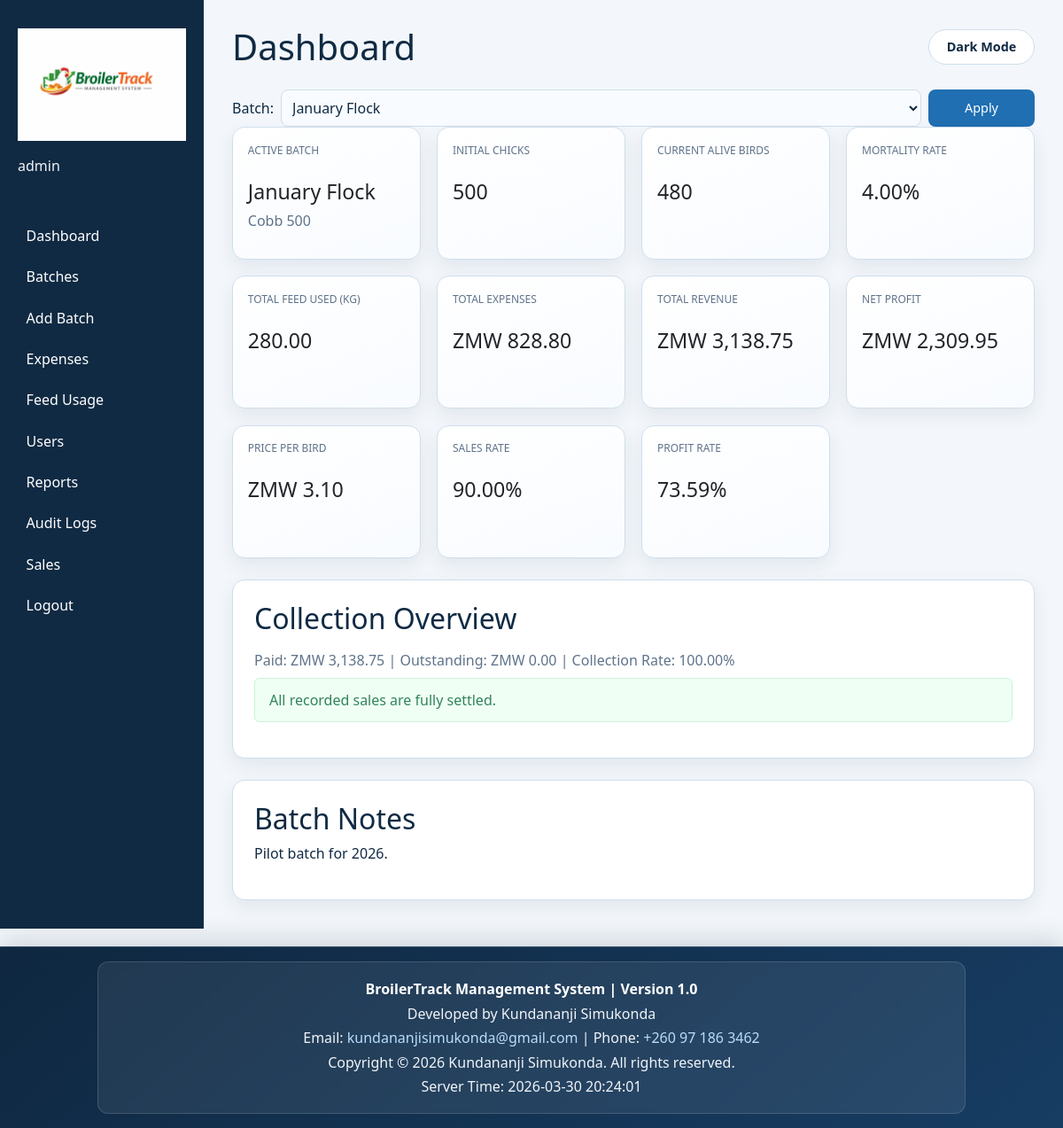
/dashboard.php (signed in), run on the app's committed database.
### tables this page shows
CREATE TABLE IF NOT EXISTS batches (
    batch_id INT AUTO_INCREMENT PRIMARY KEY,
    batch_name VARCHAR(120) NOT NULL,
    breed VARCHAR(80) NOT NULL,
    start_date DATE NOT NULL,
    expected_harvest_date DATE NOT NULL,
    initial_chicks INT UNSIGNED NOT NULL,
    chick_cost DECIMAL(10,2) UNSIGNED NOT NULL,
    total_chick_cost DECIMAL(12,2) UNSIGNED NOT NULL,
    current_alive INT UNSIGNED NOT NULL DEFAULT 0,
    mortality_count INT UNSIGNED NOT NULL DEFAULT 0,
    notes TEXT NULL,
    created_at TIMESTAMP DEFAULT CURRENT_TIMESTAMP,
    INDEX idx_batches_start_date (start_date),
    CONSTRAINT chk_batches_initial_chicks_positive CHECK (initial_chicks > 0),
    CONSTRAINT chk_batches_chick_cost_positive CHECK (chick_cost > 0),
    CONSTRAINT chk_batches_total_chick_cost_non_negative CHECK (total_chick_cost >= 0),
    CONSTRAINT chk_batches_alive_mortality_bounds CHECK (current_alive + mortality_count <= initial_chicks)
);

### dashboard.php (called while the page is built, shortened)
<?php
require_once __DIR__ . '/config/bootstrap.php';
require_once __DIR__ . '/controllers/DashboardController.php';
$pdo = app_db();
$dashboardController = new DashboardController($pdo);
$selectedBatchId = isset($_GET['batch_id']) ? (int)$_GET['batch_id'] : null;
$metrics = $dashboardController->getMetrics($selectedBatchId);
$batches = $dashboardController->listBatches();
$isSalesperson = current_user_role() === 'salesperson';
$collectionSummary = [
    'revenue_total' => 0.0,
    'paid_total' => 0.0,
    'balance_total' => 0.0,
    'balance_count' => 0,
];
$overdueBalances = [];
if ($isSalesperson && $metrics['batch'] !== null) {
    $batchId = (int)$metrics['batch']['batch_id'];
    $recentSales = $dashboardController->recentSales($batchId, 8);
    $collectionSummary = $dashboardController->collectionSummary($batchId);
    $overdueBalances = $dashboardController->overdueBalances($batchId, 7, 6);
} elseif ($metrics['batch'] !== null) {
    $batchId = (int)$metrics['batch']['batch_id'];
    $collectionSummary = $dashboardController->collectionSummary($batchId);
    $overdueBalances = $dashboardController->overdueBalances($batchId, 7, 6);
}
include __DIR__ . '/views/layout_header.php';
include __DIR__ . ($isSalesperson ? '/views/sales_dashboard.php' : '/views/dashboard.php');
include __DIR__ . '/views/layout_footer.php';

### controllers/DashboardController.php (called while the page is built, shortened)
<?php
require_once __DIR__ . '/../models/Dashboard.php';
require_once __DIR__ . '/../models/Batch.php';
class DashboardController
{
    private Dashboard $dashboard;
    private Batch $batchModel;
    public function __construct(PDO $pdo)
    {
        $this->dashboard = new Dashboard($pdo);
        $this->batchModel = new Batch($pdo);
    }
    public function getMetrics(?int $batchId = null): array
    {
        return $this->dashboard->getMetrics($batchId);
    }
    public function listBatches(): array
    {
        return $this->batchModel->all();
    }
    public function collectionSummary(int $batchId, ?int $createdBy = null): array
    {
        return $this->dashboard->collectionSummary($batchId, $createdBy);
    }
}

### models/Dashboard.php (called while the page is built, shortened)
<?php
class Dashboard
{
    private PDO $pdo;
    public function __construct(PDO $pdo)
    {
        $this->pdo = $pdo;
    }
    public function getMetrics(?int $batchId = null): array
    {
        $batch = $this->resolveBatch($batchId);
        $batchId = (int)$batch['batch_id'];
        $expenseTotal = $this->scalar('SELECT COALESCE(SUM(total_cost), 0) FROM expenses WHERE batch_id = :batch_id AND is_deleted = 0', $batchId);
        $feedTotals = $this->row('SELECT COALESCE(SUM(feed_kg), 0) AS feed_kg, COALESCE(SUM(total_cost), 0) AS feed_cost FROM feed_usage WHERE batch_id = :batch_id AND is_deleted = 0', $batchId);
        $salesTotals = $this->row('SELECT COALESCE(SUM(total_revenue), 0) AS revenue, COALESCE(SUM(birds_sold), 0) AS birds_sold FROM sales WHERE batch_id = :batch_id AND is_deleted = 0', $batchId);
        $latestPricePerBird = $this->scalar('SELECT price_per_bird FROM sales WHERE batch_id = :batch_id AND is_deleted = 0 ORDER BY date DESC, sale_id DESC LIMIT 1', $batchId);
        $chickCost = (float)$batch['total_chick_cost'];
        $totalExpenses = $chickCost + $expenseTotal + $feedTotals['feed_cost'];
        $totalRevenue = $salesTotals['revenue'];
        $birdsSold = (int)$salesTotals['birds_sold'];
        $mortalityRate = ((int)$batch['initial_chicks'] > 0)
            ? ((int)$batch['mortality_count'] / (int)$batch['initial_chicks']) * 100
            : 0.0;
        $salesRate = ((int)$batch['initial_chicks'] > 0)
            ? ($birdsSold / (int)$batch['initial_chicks']) * 100
            : 0.0;
        $profitRate = $totalRevenue > 0 ? (($totalRevenue - $totalExpenses) / $totalRevenue) * 100 : 0.0;
        $costPerBird = $latestPricePerBird > 0 ? $latestPricePerBird : 0.0;
        return [
            'batch' => $batch,
            'initial_chicks' => (int)$batch['initial_chicks'],
            'current_alive' => (int)$batch['current_alive'],
            'birds_sold' => $birdsSold,
            'mortality_rate' => $mortalityRate,
            'sales_rate' => $salesRate,
            'profit_rate' => $profitRate,
            'total_feed_used' => $feedTotals['feed_kg'],
            'total_expenses' => $totalExpenses,
            'total_revenue' => $totalRevenue,
            'avg_price_per_bird' => $birdsSold > 0 ? $totalRevenue / $birdsSold : 0.0,
            'net_profit' => $totalRevenue - $totalExpenses,
            'cost_per_bird' => $costPerBird,
        ];
    }
    public function collectionSummary(int $batchId, ?int $createdBy = null): array
    {
        $sql = 'SELECT
                    COALESCE(SUM(total_revenue), 0) AS revenue_total,
                    COALESCE(SUM(paid_amount), 0) AS paid_total,
                    COALESCE(SUM(balance_amount), 0) AS balance_total,
                    SUM(CASE WHEN balance_amount > 0 THEN 1 ELSE 0 END) AS balance_count
                FROM sales
                WHERE batch_id = :batch_id AND is_deleted = 0';
        $params = ['batch_id' => $batchId];
        $stmt = $this->pdo->prepare($sql);
        $stmt->execute($params);
        $row = $stmt->fetch() ?: [];
        return [
            'revenue_total' => (float)($row['revenue_total'] ?? 0),
            'paid_total' => (float)($row['paid_total'] ?? 0),
            'balance_total' => (float)($row['balance_total'] ?? 0),
            'balance_count' => (int)($row['balance_count'] ?? 0),
        ];
    }
    private function resolveBatch(?int $batchId): ?array
    {
        $stmt = $this->pdo->query('SELECT * FROM batches ORDER BY start_date DESC LIMIT 1');
        $batch = $stmt->fetch();
        return $batch ?: null;
    }
    private function scalar(string $sql, int $batchId): float
    {
        $stmt = $this->pdo->prepare($sql);
        $stmt->execute(['batch_id' => $batchId]);
        $value = $stmt->fetchColumn();
        return $value !== false ? (float)$value : 0.0;
    }
    private function row(string $sql, int $batchId): array
    {
        $stmt = $this->pdo->prepare($sql);
        $stmt->execute(['batch_id' => $batchId]);
        $row = $stmt->fetch();
        return $row ?: ['feed_kg' => 0, 'feed_cost' => 0, 'revenue' => 0, 'birds_sold' => 0];
    }
}

### models/Batch.php (called while the page is built, shortened)
<?php
class Batch
{
    private PDO $pdo;
    public function __construct(PDO $pdo)
    {
        $this->pdo = $pdo;
    }
    public function all(): array
    {
        $stmt = $this->pdo->query('SELECT * FROM batches ORDER BY start_date DESC');
        return $stmt->fetchAll() ?: [];
    }
}

### views/dashboard.php (the view, shortened to what this page needs)
<?php if ($metrics['batch'] === null): ?>
<section class="empty-state">
    <p>No batches found. <a href="add_batch.php">Create your first batch</a> to begin tracking.</p>
</section>
<?php else: ?>
<section class="filters">
    <form method="get" action="dashboard.php" class="inline-form">
        <label for="batch_id">Batch:</label>
        <select name="batch_id" id="batch_id">
            <?php foreach ($batches as $batch): ?>
                <option value="<?= (int)$batch['batch_id']; ?>" <?= isset($selectedBatchId) && (int)$selectedBatchId === (int)$batch['batch_id'] ? 'selected' : ''; ?>>
                    <?= htmlspecialchars($batch['batch_name'], ENT_QUOTES, 'UTF-8'); ?>
                </option>
            <?php endforeach; ?>
        </select>
        <button type="submit">Apply</button>
    </form>
</section>
<section class="card-grid">
    <article class="card">
        <p class="label">Active Batch</p>
        <p class="value"><?= htmlspecialchars($metrics['batch']['batch_name'], ENT_QUOTES, 'UTF-8'); ?></p>
        <p class="muted"><?= htmlspecialchars($metrics['batch']['breed'], ENT_QUOTES, 'UTF-8'); ?></p>
    </article>
    <article class="card">
        <p class="label">Initial Chicks</p>
        <p class="value"><?= number_format($metrics['initial_chicks']); ?></p>
    </article>
    <article class="card">
        <p class="label">Current Alive Birds</p>
        <p class="value"><?= number_format($metrics['current_alive']); ?></p>
    </article>
    <article class="card">
        <p class="label">Mortality Rate</p>
        <p class="value"><?= number_format($metrics['mortality_rate'], 2); ?>%</p>
    </article>
    <article class="card">
        <p class="label">Total Feed Used (kg)</p>
        <p class="value"><?= number_format($metrics['total_feed_used'], 2); ?></p>
    </article>
    <article class="card">
        <p class="label">Total Expenses</p>
        <p class="value">ZMW <?= number_format($metrics['total_expenses'], 2); ?></p>
    </article>
    <article class="card">
        <p class="label">Total Revenue</p>
        <p class="value">ZMW <?= number_format($metrics['total_revenue'], 2); ?></p>
    </article>
    <article class="card">
        <p class="label">Net Profit</p>
        <p class="value">ZMW <?= number_format($metrics['net_profit'], 2); ?></p>
    </article>
    <article class="card">
        <p class="label">Price per Bird</p>
        <p class="value">ZMW <?= number_format($metrics['cost_per_bird'], 2); ?></p>
    </article>
    <article class="card">
        <p class="label">Sales Rate</p>
        <p class="value"><?= number_format($metrics['sales_rate'], 2); ?>%</p>
    </article>
    <article class="card">
        <p class="label">Profit Rate</p>
        <p class="value"><?= number_format($metrics['profit_rate'], 2); ?>%</p>
    </article>
</section>
<?php
$collectionRate = (float)$collectionSummary['revenue_total'] > 0
    ? ((float)$collectionSummary['paid_total'] / (float)$collectionSummary['revenue_total']) * 100
    : 100.0;
?>
<section class="table-section">
    <div class="section-header">
        <h2>Collection Overview</h2>
    </div>
    <p class="muted">
        Paid: ZMW <?= number_format((float)$collectionSummary['paid_total'], 2); ?> |
        Outstanding: ZMW <?= number_format((float)$collectionSummary['balance_total'], 2); ?> |
        Collection Rate: <?= number_format($collectionRate, 2); ?>%
    </p>
    <?php if (!empty($overdueBalances)): ?>
        <div class="alert alert-error">There are <?= count($overdueBalances); ?> overdue balance record(s) older than 7 days.</div>
    <?php elseif ((float)$collectionSummary['balance_total'] > 0): ?>
        <div class="alert alert-error">There are unsettled sales balances that need follow-up.</div>
    <?php else: ?>
        <div class="alert alert-success">All recorded sales are fully settled.</div>
    <?php endif; ?>
</section>
<section class="notes">
    <h2>Batch Notes</h2>
    <p><?= $metrics['batch']['notes'] ? nl2br(htmlspecialchars($metrics['batch']['notes'], ENT_QUOTES, 'UTF-8')) : 'No notes recorded.'; ?></p>
</section>
<?php endif; ?>

### assets/css/style.css (style rules this page uses)
:root { --bg: #f3f7fb; --surface: #ffffff; --surface-soft: #f8fbff; --text: #102a43; --text-muted: #5f738a; --sidebar-bg: #102a43; --sidebar-text: #f0f4f8; --accent: #1f6fb2; --accent-strong: #165384; --success: #2f855a; --error: #c53030; --border: #d0deeb; --shadow-soft: 0 8px 20px rgba(12, 43, 74, 0.08); --shadow-strong: 0 16px 38px rgba(12, 43, 74, 0.14); }
* { box-sizing: border-box; }
body { margin: 0; font-family: 'Segoe UI', Tahoma, sans-serif; background: var(--bg); color: var(--text); overflow-x: hidden; }
.card-grid { display: grid; grid-template-columns: repeat(auto-fit, minmax(200px, 1fr)); gap: 1.15rem; align-items: stretch; grid-auto-rows: 1fr; }
.card { background: linear-gradient(160deg, var(--surface) 0%, var(--surface-soft) 100%); border: 1px solid var(--border); border-radius: 14px; padding: 1.05rem; box-shadow: var(--shadow-soft); min-height: 150px; height: 100%; display: flex; flex-direction: column; justify-content: flex-start; }
.card .label { text-transform: uppercase; font-size: 0.75rem; color: var(--text-muted); }
.card .value { font-size: 1.45rem; margin: 0.25rem 0; }
.card .muted { color: var(--text-muted); margin: 0; }
.table-section, .form-section, .notes { background: var(--surface); border: 1px solid var(--border); border-radius: 14px; padding: 1.5rem; margin-top: 1.5rem; overflow-x: auto; box-shadow: var(--shadow-soft); }
input, select, textarea, button { font: inherit; }
input, select, textarea { width: 100%; padding: 0.5rem; border: 1px solid var(--border); border-radius: 8px; background: var(--surface-soft); color: var(--text); }
button { margin-top: 1.5rem; padding: 0.58rem 0.95rem; background: var(--accent); color: #fff; border: none; border-radius: 8px; cursor: pointer; font-size: 0.9rem; line-height: 1.2; min-height: 40px; min-width: 120px; }
.alert { padding: 0.75rem 1rem; border-radius: 6px; margin-bottom: 1rem; }
.alert-success { background: #f0fff4; color: var(--success); border: 1px solid #c6f6d5; }
.inline-form { display: flex; gap: 0.5rem; align-items: center; }
.inline-form button { margin-top: 0; padding: 0.58rem 0.95rem; align-self: stretch; min-height: 40px; min-width: 120px; }
.section-header { display: flex; justify-content: space-between; align-items: center; gap: 1rem; }
.muted { color: var(--text-muted); margin: 0.5rem 0; }

### data on the page
batches: batch_name "January Flock", breed "Cobb 500", notes "Pilot batch for 2026."

### other printed values
$_SESSION['username'] "admin"
$pageTitle "Dashboard"
$metrics['initial_chicks'] "500"
$metrics['current_alive'] "480"
$metrics['mortality_rate'] "4.00"
$metrics['total_feed_used'] "280.00"
$metrics['total_expenses'] "828.80"
$metrics['total_revenue'] "3,138.75"
$metrics['net_profit'] "2,309.95"
$metrics['cost_per_bird'] "3.10"
$metrics['sales_rate'] "90.00"
$metrics['profit_rate'] "73.59"
$collectionSummary['paid_total'] "3,138.75"
$collectionSummary['balance_total'] "0.00"
$collectionRate "100.00"
